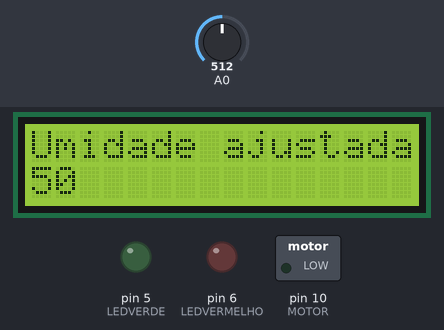
Recording of a sketch running on a simulated Arduino Uno, built with avr-gcc and run on an emulated ATmega328P. On the bench: 16×2 character LCD, switched loads named in the sketch (green lamp = pin HIGH), output pins drawn as LEDs (lit = HIGH). Inputs (shaded band) come from the test bench; at power-on: A0 = 512.

Above: at 1.2 s.
1.3 s: A0 set to 12
At 7.8 s:
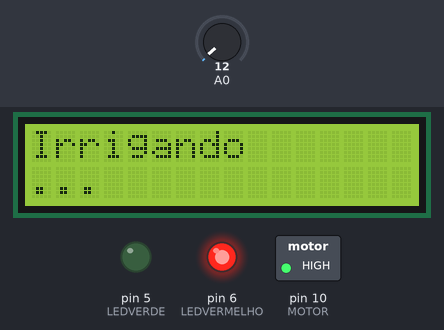
8.8 s: A0 set to 9
At 18.4 s:
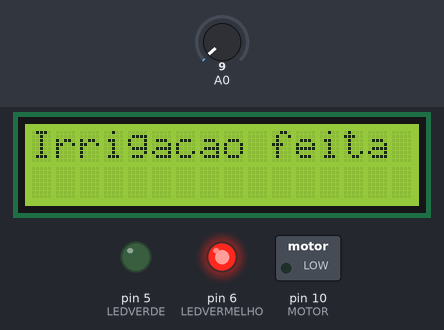
21.6 s: A0 set to 122
At 25.5 s:
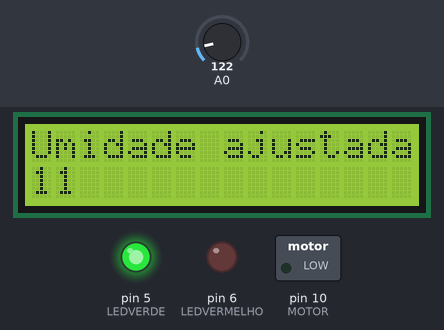
Timing chart, 0 to 27.0 s (numbered marks = the images above; inputs shaded):
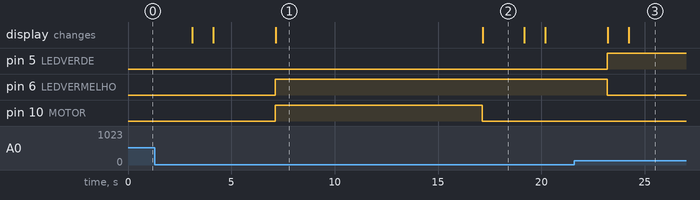

The sketch:

sketchVersaoTeste.ino
```cpp
#include <LiquidCrystal_I2C.h>
#include <Wire.h>

#define LCD_ENDERECO 0x20

const int LEDVERDE = 5;
const int LEDVERMELHO = 6;
const int MOTOR = 10;

int umidadePotenciometro = 0;

// Essa é a variavel que simula o sensor de umidade, ela é incrementada a cada 1s
int umidadeSegundos = 0;

int leituraPotenciometro;
int leituraPotenciometroformatada;

int valorAtual;
int valorAntigo;

// Crie uma instância do display LCD
LiquidCrystal_I2C lcd(LCD_ENDERECO, 16, 2);

void setup() {
  // LEDs
  pinMode(LEDVERMELHO, OUTPUT);
  pinMode(LEDVERDE, OUTPUT);

  // Motor (Bomba)
  pinMode(MOTOR, OUTPUT);

  // Display
  lcd.init();
  lcd.backlight();

}

void loop() {
  leituraPotenciometro = analogRead(A0);
  leituraPotenciometroformatada = map(leituraPotenciometro, 0, 1023, 0, 100);

  valorAtual = leituraPotenciometroformatada;
  PotenciometroAlterado(leituraPotenciometroformatada);

  umidadePotenciometro = leituraPotenciometroformatada;

  if (umidadeSegundos > 0) {
    if (umidadeSegundos <= umidadePotenciometro) {
      digitalWrite(LEDVERMELHO, HIGH);
      digitalWrite(LEDVERDE, LOW);

      // Simula a ativação da bomba
      digitalWrite(MOTOR, HIGH);

      lcd.clear();
      display("Irrigando");
      lcd.print("...");

      // Simula a terra sendo irrigada
      umidadeSegundos += 10;

      // Após a ativação da bomba, o sistema espera cerca de 10 sec antes de verificar a umidade novamente
      delay(10000);

      // Se a umidade estiver acima da especificada, então a terra está úmida
      if (umidadeSegundos > umidadePotenciometro) {

        // Desligar o motor
        digitalWrite(MOTOR, LOW);

        lcd.clear();
        display("Irrigacao feita");

        delay(2000);

      }

    } else {
      digitalWrite(LEDVERMELHO, LOW);
      digitalWrite(LEDVERDE, HIGH);
    }
  }

  // Exibe o nível de umidade no LCD
  display("Umidade da terra");
  lcd.print(umidadeSegundos);
  lcd.print("%");

  umidadeSegundos += 1;

  delay(1000);

}

int display(String string1) {
  // Serve para reduzir a repetição de código

  lcd.setCursor(0, 0);
  lcd.print(string1);
  lcd.setCursor(0, 1);
}

void PotenciometroAlterado(int valor) {
  // Sempre que o potenciometro for alterado, o valor será impresso no display

  if (valorAtual != valorAntigo) {
    lcd.clear();
    display("Umidade ajustada");
    lcd.print(valor);
    valorAntigo = valorAtual;
    delay(3000);
  }
}
```

Measured:
- the behaviour switches between 11 and 10 on A0 (found by bisection; images 1 and 2)
- after the input at 1.3 s, pin 6 (LEDVERMELHO), pin 10 (MOTOR): LOW → HIGH after 5.8 s instead of 2.8 s
- after the input at 8.8 s, pin 5 (LEDVERDE): stays LOW (without the input it goes to HIGH after 11.4 s); pin 6 (LEDVERMELHO): stays HIGH (without the input it goes to LOW after 11.4 s)
- what the display in image 2 shows lasts 2.0 s, from 17.2 s to 19.2 s
